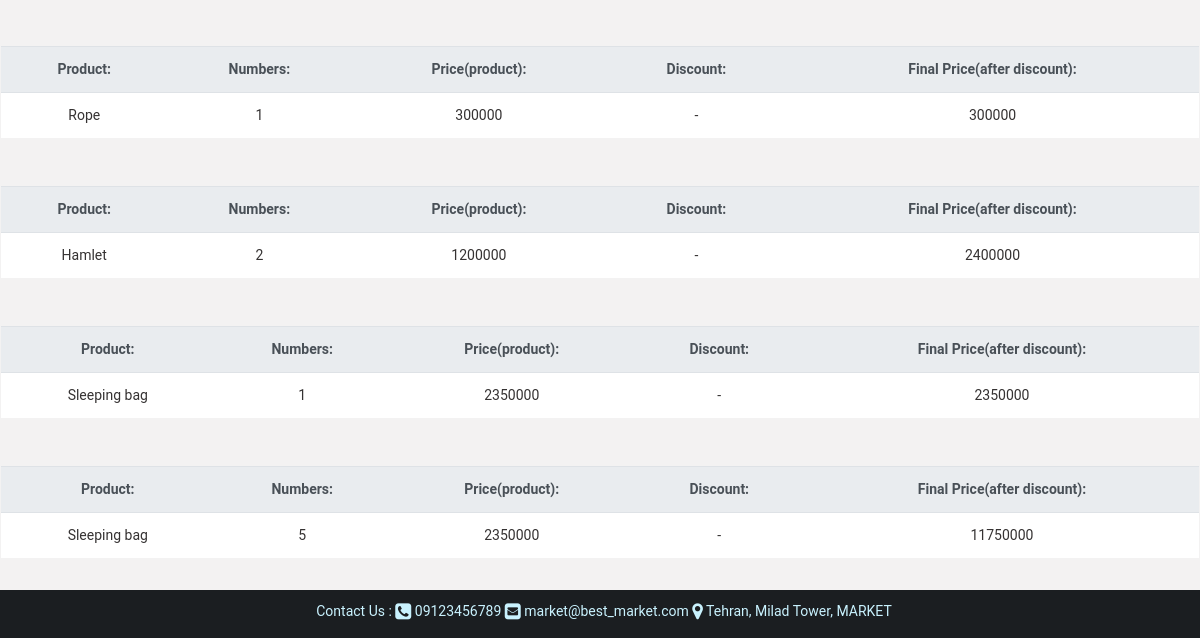
Page /order/ (lower part) on the earlier database version.
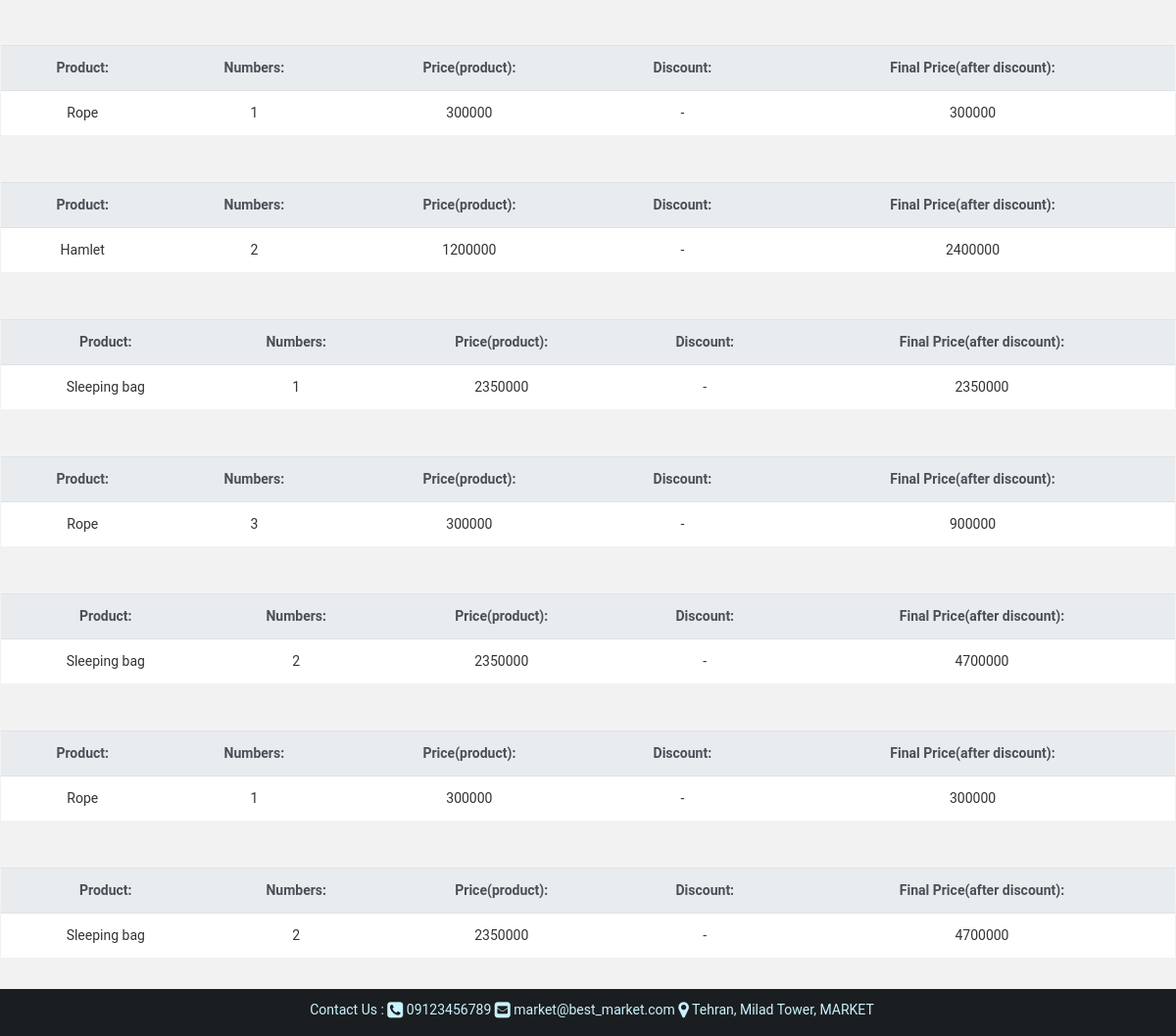
Same page on the later database version.
### order/models.py (models this page shows, shortened)
class OrderItem(BaseModel):
    product = models.ForeignKey(Product, verbose_name=_('selected product'),
                                help_text=_('select product for add to your Cart'), on_delete=models.CASCADE,
                                null=True, blank=True)
    product_number = models.IntegerField(verbose_name=_('numbers'), help_text=_('specify number of selected product'),
                                         null=False, blank=False, default=1)
    cart = models.ForeignKey(Cart, verbose_name=_('cart'), help_text=_('specify cart'), null=True, blank=True,
                             on_delete=models.CASCADE, related_name='cart_orderitems',
                             related_query_name='customer_cart_orderitems')
    def check_inventory(self):
        if self.product_number >= 1:
            if self.product.inventory_status() == 'Available':
                if self.product_number <= self.product.inventory:
                    return True
                else:
                    return _('Inventory shortage for this numbers!')
            else:
                return _('This product is unavailable!')
        else:
            return _('This number is incorrect!')
    def calculate_order_item_price(self):
        checking = self.check_inventory()
        if checking:
            order_item_price = self.product_number * self.product.calculate_final_price()
            return int(order_item_price)
        else:
            return checking

### product/models.py (models this page shows, shortened)
class Product(BaseModel):
    name = models.CharField(verbose_name=_('english name'), max_length=50, help_text=_('enter name in english'),
                            null=False, blank=False)
    name_fa = models.CharField(verbose_name=_('farsi name'), max_length=50, help_text=_('enter name in farsi'),
                               null=False, blank=False)
    company_brand = models.CharField(verbose_name=_('english company brand'), max_length=30,
                                     help_text='enter company brand name in english', null=False, blank=False)
    company_brand_fa = models.CharField(verbose_name=_('farsi company brand'), max_length=30,
                                        help_text='enter company brand name in farsi', null=False, blank=False)
    category = models.ForeignKey(Category, verbose_name=_('category'), help_text=_('specify category'),
                                 on_delete=models.RESTRICT, null=False, blank=False)
    discount = models.ForeignKey(Discount, verbose_name=_('discount'), help_text=_('specify discount'),
                                 null=False, blank=False, on_delete=models.SET(0))
    price = models.IntegerField(verbose_name=_('price'), help_text=_('enter price'), null=False, blank=False)
    inventory = models.IntegerField(verbose_name=_('inventory'), help_text=_('specify product inventory'),
                                    null=False, blank=False)
    image = models.FileField(verbose_name=_('product image'), help_text=_('upload image of product'), null=True,
                             blank=True, upload_to='product/images/')
    specifications = models.CharField(verbose_name=_('english product specifications'), null=True, blank=True,
                                      help_text=_('enter product specifications in english'), max_length=100)
    specifications_fa = models.CharField(verbose_name=_('farsi product specifications'), null=True, blank=True,
                                         help_text=_('enter product specifications in farsi'), max_length=100)
    def calculate_final_price(self):
        final_price = self.price
        if self.discount.specify_discount_status() == 'Active':
            if self.discount.type == '$':
                final_price = self.price - self.discount.value
            elif self.discount.type == '%':
                if self.discount.value != 0:
                    final_price = self.price - ((self.discount.value / 100) * self.price)
                else:
                    pass
        return int(final_price)
    def inventory_status(self):
        if self.inventory > 0:
            status = _('Available')
        else:
            status = _('Unavailable')
        return status
    def __str__(self):
        return f'{self.name}'

class Discount(BaseModel):
    type = models.CharField(verbose_name=_('discount type'), help_text=_('specify type of discount'), null=False,
                            blank=False, choices=[('%', _('percent')), ('$', _('cash'))], max_length=15)
    value = models.IntegerField(verbose_name=_('discount value'), help_text=_('specify discount value'), null=True,
                                blank=True, default=0)
    max_value = models.IntegerField(verbose_name=_('maximum value'), help_text=_('specify maximum value'),
                                    null=True, blank=True)
    start_time = models.DateField(verbose_name=_('discount start time'),
                                  help_text=_('specify start time'), null=False, blank=False)
    expire_time = models.DateField(verbose_name=_('discount expire time'),
                                   help_text=_('specify expire time'), null=False, blank=False)
    def specify_discount_status(self):
        if datetime.now().date() > self.expire_time:
            status = 'Expired'
        elif datetime.now().date() < self.start_time:
            status = 'Waiting'
        else:
            status = 'Active'
        return status
    def __str__(self):
        if self.specify_discount_status() == 'Active':
            return f'{self.value}{self.type}'
        else:
            return '-'

### order/views.py (the view)
# urls.py: path('', OrderItemIndexView.as_view(), name='order_items_index'),
class OrderItemIndexView(generic.TemplateView):
    template_name = 'order/all_order_items.html'
    extra_context = {
        'order_items': OrderItem.objects.all()
    }

### templates/order/all_order_items.html (shortened to what this page needs)
{% extends "base.html" %}
{% load i18n %}
{% load static %}
{% block content %}
    <div class="container-fluid shadow">
        <div class="row" >
            {% for order_item in order_items %}
                {% include 'order/order_item_card.html' with order_item_card=order_item %}
            {% endfor %}
        </div>
    </div>
{% endblock %}

### templates/order/order_item_card.html
{% load i18n %}
<div class="container-fluid address_card_view text-left m-2 mt-2 p-2" style="">
    <div class="row form-group">
        <table class="table table-responsive-md m-auto">
            <tr style="background-color: #c2cbd1; text-align: center" class="thead-light">
                <th>
                    {% translate 'Product:' %}
                </th>
                <th>
                    {% translate 'Numbers:' %}
                </th>
                <th>
                    {% translate 'Price(product):' %}
                </th>
                <th>
                    {% translate 'Discount:' %}
                </th>
                <th>
                    {% translate 'Final Price(after discount):' %}
                </th>
            </tr>
            <tr style="background-color: white; text-align: center">
                <td style="color: #353232; ">{{ order_item_card.product }}</td>
                <td style="color: #353232; ">{{ order_item_card.product_number }}</td>
                <td style="color: #353232; ">{{ order_item_card.product.price }}</td>
                <td style="color: #353232; ">{{ order_item_card.product.discount }}</td>
                <td style="color: #353232; ">{{ order_item_card.calculate_order_item_price }}</td>
            </tr>
        </table>
    </div>
</div>

Differences in the rows shown:
no longer on this page (row edited): OrderItem: product "Sleeping bag", product_number "5", product.price "2350000", product.discount "-", calculate_order_item_price "11750000"
added OrderItem: product "Rope", product_number "3", product.price "300000", product.discount "-", calculate_order_item_price "900000"
added OrderItem: product "Sleeping bag", product_number "2", product.price "2350000", product.discount "-", calculate_order_item_price "4700000"
added OrderItem: product "Rope", product_number "1", product.price "300000", product.discount "-", calculate_order_item_price "300000"
added OrderItem: product "Sleeping bag", product_number "2", product.price "2350000", product.discount "-", calculate_order_item_price "4700000"
